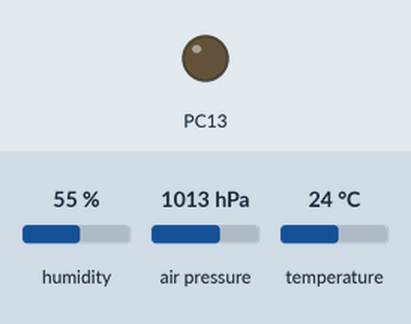
Bench run of a sketch on a simulated STM32 Blue Pill. Parts: output pins drawn as LEDs (lit = HIGH). Inputs (shaded band) come from the test bench; at power-on: humidity 55 %, air pressure 1013 hPa, temperature 24 °C. No radio packets arrive unless stated.

Above: at 0.3 s.
At 7.8 s:
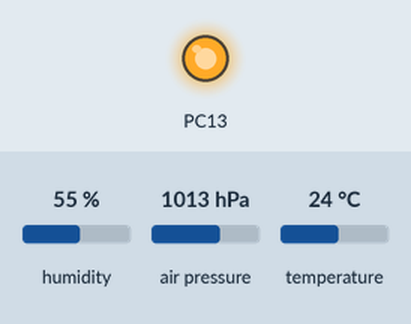
Timing chart, 0 to 19.6 s (numbered marks = the images above):
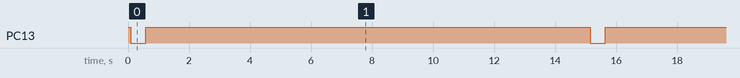

Measured:
- by itself, PC13: alternates HIGH for 14.6 s and LOW for 0.50 s

The sketch:

MODULO_END_NODE_LORA.ino
```cpp
/**********************************************************************************************
 * MODULO END NODE LORA - Version 1.0.0
 * by Carlos Rafael Crevelari <rafaelcrevelari@gmail.com>
 *
 * @file    MODULO_END_NODE_LORA.cpp
 * @date    20 Nov 2020
 *
 * Código desenvolvido para protótipo utilizado no trabalho de conclusão de curso intitulado
 * DESENVOLVIMENTO DE UM MÓDULO PROGRAMAVEL IOT COM TECNOLOGIA LORA
 *
 * Realiza leitura de temperatura, umidade e pressao do sensor BME280 e envia valores via LoRa
 *
 * Desenvolvido com framework Arduino utilizando Arduino core support for STM32 disponivel em:
 * https://github.com/stm32duino/Arduino_Core_STM32
 *
 * Utilizada biblioteca Arduino LoRa For STM32F103CB disponivel em:
 * https://github.com/armtronix/arduino-LoRa-STM32
 *
 * Utilizada biblioteca Adafruit BME280 disponivel em:
 * https://github.com/adafruit/Adafruit_BME280_Library
 **********************************************************************************************/

#include <SPI.h>
#include <Wire.h>
#include <stdio.h>
#include <Adafruit_Sensor.h>
#include <Adafruit_BME280.h>
#include <LoRa_STM32.h>


/***************************************************************************
 *  DEFINES DE SOFTWARE
 ***************************************************************************/
#define LED_ON  0
#define LED_OFF 1

/***************************************************************************
 *  VARIAVEIS GLOBAIS
 ***************************************************************************/
Adafruit_BME280 bme; // I2C
unsigned status;

char  data_buffer[128];
uint8_t aux_temperature = 0;
uint8_t aux_humidity = 0;
uint8_t count_send = 0;
uint16_t aux_pressure = 0;


void setup()
{
    pinMode(PC13, OUTPUT);
    digitalWrite(PC13, LED_OFF);

    //Inicializa sensor Bosch BME280
    status = bme.begin(0x76);

    //Inicializa modulo RFM95W na frequencia de 915Mhz
    if (!LoRa.begin(915E6))
    {
     while (1);
    }
}

void loop()
{
  //Incrementa contador de envio
  if (count_send <= 100)
  {
    count_send++;
  }
  else
  {
    count_send = 0;
  }

  //Realiza leitura do sensor BME280
  aux_temperature = (uint8_t)bme.readTemperature();
  aux_humidity = (uint8_t)bme.readHumidity();
  aux_pressure = (uint16_t)(bme.readPressure() / 100.0F);

  //Formata string de envio
  snprintf(data_buffer,sizeof(data_buffer),"%02d%03d%05d%03d",aux_temperature,aux_humidity,aux_pressure,count_send);
  String LoRa_Data = String(data_buffer);

  //Envia pacote LoRa
  LoRa.beginPacket();
  LoRa.print(LoRa_Data);
  LoRa.endPacket();

  //Pisca led da placa Blue Pill para sinalizar envio
  digitalWrite(PC13, LED_ON);
  delay(500);
  digitalWrite(PC13, LED_OFF);
  delay(500);

  //Aguarda 15 segundos para proximo envio (1 seg do led + 14 seg de espera)
  delay(14000);
}
```
